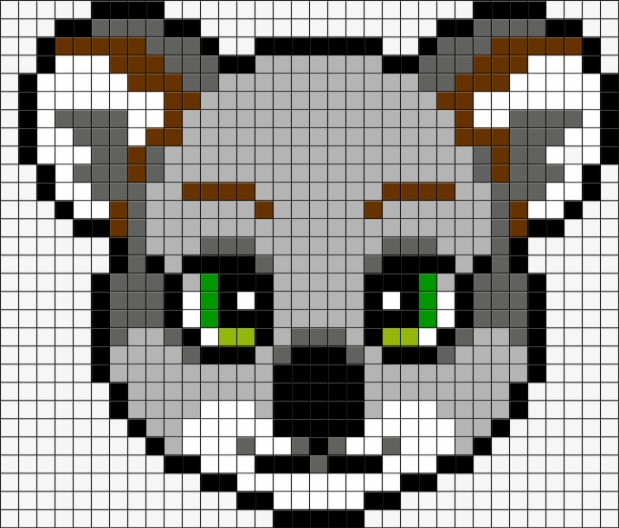
#> input picture assets/downloads/tp5/pixelart/python_script/koala.jpeg, 619 x 528 px
$ python pixelate_image.py
#> lines starting #> are read from the running program, lines starting #| are printed output that depends on the picture
#!/usr/bin/env python3
# -*- coding: utf-8 -*-
"""
Created on Sun Jan  1 06:23:15 2023

@author: manianis
"""
from PIL import Image

# Open the image file
image = Image.open('koala.jpeg')
#> image is the input picture: PIL image 619x528 RGB; mean R, G, B 149.6, 148.2, 144.3
image = image.quantize(colors=9)
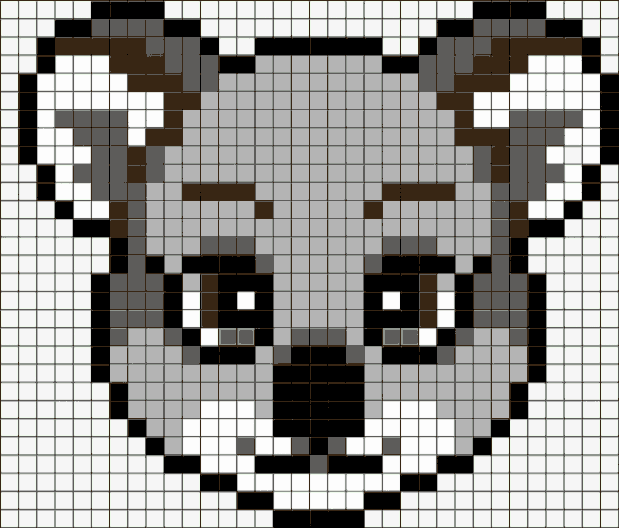
#> image: PIL image 619x528 P; mean R, G, B 148.1, 146.8, 144.2
image.save('koala.png')
image = Image.open('koala.png')
image = image.convert('RGB')

# Get the width and height of the image
width, height = image.size
#> width = 619; height = 528

# Calculate the pixel size
pixel_size = 18

# Create a new image with the pixelated size
new_width, new_height = width // pixel_size, height // pixel_size
#> new_width = 34; new_height = 29
new_image = Image.new('RGB', (new_width, new_height))
#> new_image: PIL image 34x29 RGB; every value is 0

colors = []
pixels = []


# Iterate over the image pixels
for py in range(new_height):
    for px in range(new_width):
        x, y = px * pixel_size, py * pixel_size
        # Calculate the average color of the pixel block
        r, g, b = 0, 0, 0
        count = 0
        try:
            p = image.getpixel((x + pixel_size // 2, y + pixel_size // 2))
            r += p[0]
            g += p[1]
            b += p[2]
            count += 1
        except:
            pass
        r //= count
        g //= count
        b //= count

        color = (r, g, b)
        if color not in colors:
            colors.append(color)
        index = colors.index(color)

        pixels.append(index)
        # Set the pixel block color to the new image
        new_image.putpixel((x // pixel_size, y // pixel_size), (r, g, b))
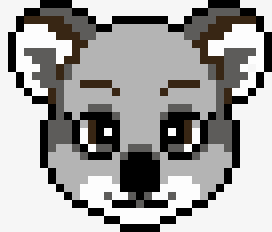
#> new_image: PIL image 34x29 RGB (shown 8 times larger); mean R, G, B 160.6, 159.4, 158.2
#> after the loop, colors = [(246, 246, 246), (0, 0, 0), (93, 92, 90), (56, 38, 20), (253, 253, 253), (180, 180, 180)]; pixels = 986 values, max 5 at index 116, min 0 at index 0, mean 2.26


# Save the new image
new_image.save('pixelated2.png')

print(pixels)
#> (printed output is left out)
for idx, color in enumerate(colors):
    print(f".color{idx} {{ background-color: rgb{color}; color: rgb{color}; }}")
#> this loop made 6 passes
#| .color0 { background-color: rgb(246, 246, 246); color: rgb(246, 246, 246); }
#| .color1 { background-color: rgb(0, 0, 0); color: rgb(0, 0, 0); }
#| .color2 { background-color: rgb(93, 92, 90); color: rgb(93, 92, 90); }
#| .color3 { background-color: rgb(56, 38, 20); color: rgb(56, 38, 20); }
#| .color4 { background-color: rgb(253, 253, 253); color: rgb(253, 253, 253); }
#| .color5 { background-color: rgb(180, 180, 180); color: rgb(180, 180, 180); }


# [18 lines of commented-out code are left out]
